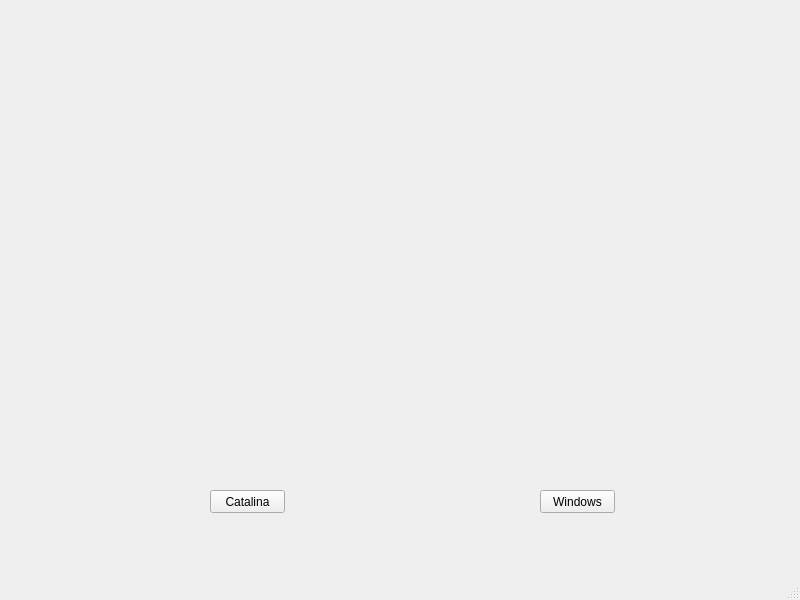
<?xml version="1.0" encoding="UTF-8"?>
<ui version="4.0">
 <class>MainWindow</class>
 <widget class="QMainWindow" name="MainWindow">
  <property name="geometry">
   <rect>
    <x>0</x>
    <y>0</y>
    <width>800</width>
    <height>600</height>
   </rect>
  </property>
  <property name="windowTitle">
   <string>MainWindow</string>
  </property>
  <widget class="QWidget" name="centralwidget">
   <widget class="QLabel" name="label">
    <property name="geometry">
     <rect>
      <x>0</x>
      <y>0</y>
      <width>791</width>
      <height>441</height>
     </rect>
    </property>
    <property name="text">
     <string/>
    </property>
    <property name="pixmap">
     <pixmap>../bg.jpg</pixmap>
    </property>
    <property name="scaledContents">
     <bool>true</bool>
    </property>
   </widget>
   <widget class="QPushButton" name="pushButtonCatalina">
    <property name="geometry">
     <rect>
      <x>210</x>
      <y>490</y>
      <width>75</width>
      <height>23</height>
     </rect>
    </property>
    <property name="text">
     <string>Catalina</string>
    </property>
   </widget>
   <widget class="QPushButton" name="pushButtonWindows">
    <property name="geometry">
     <rect>
      <x>540</x>
      <y>490</y>
      <width>75</width>
      <height>23</height>
     </rect>
    </property>
    <property name="text">
     <string>Windows</string>
    </property>
   </widget>
  </widget>
  <widget class="QMenuBar" name="menubar">
   <property name="geometry">
    <rect>
     <x>0</x>
     <y>0</y>
     <width>800</width>
     <height>21</height>
    </rect>
   </property>
  </widget>
  <widget class="QStatusBar" name="statusbar"/>
 </widget>
 <resources/>
 <connections/>
</ui>
